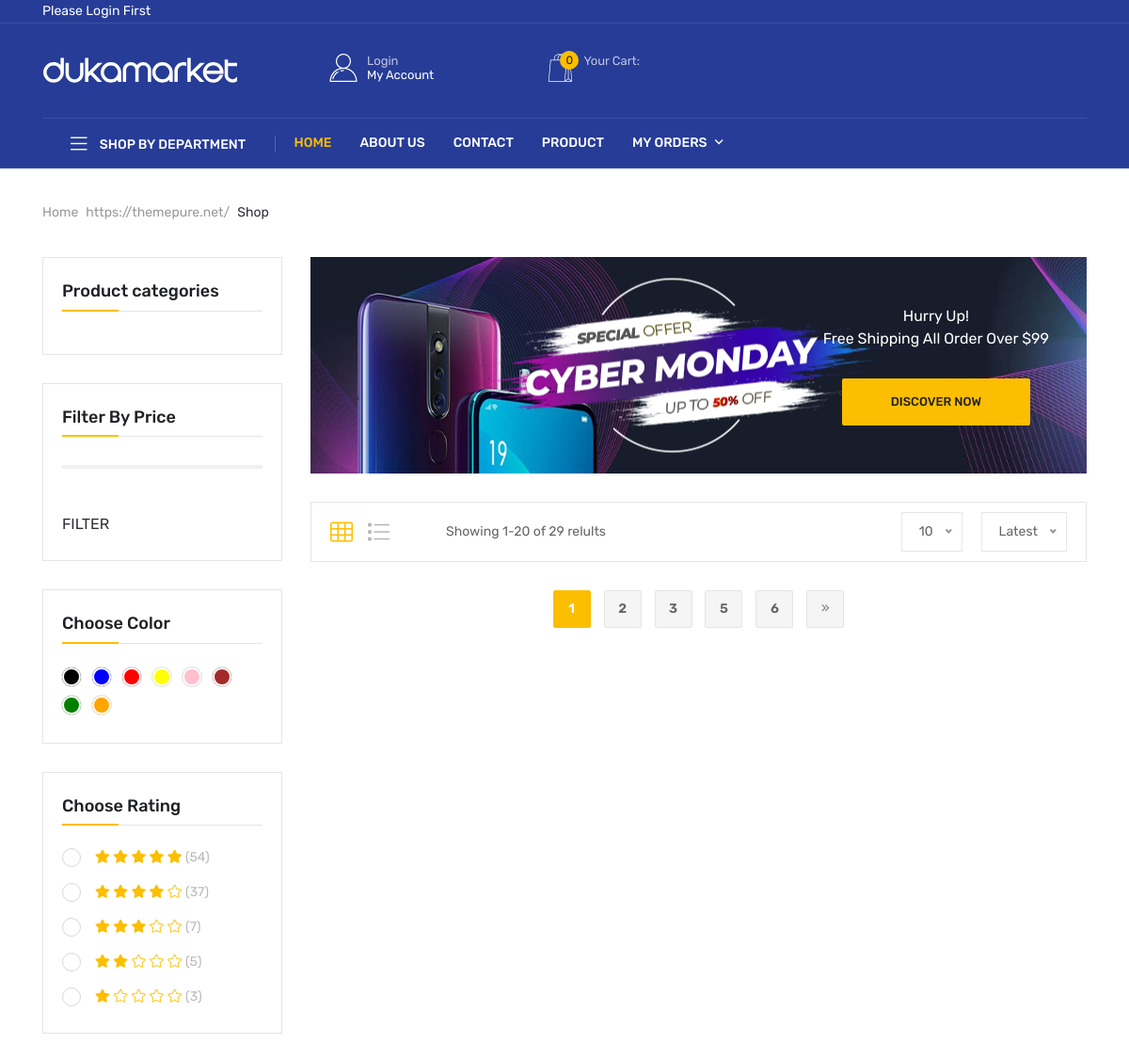
The app's page /product (upper part), older data.
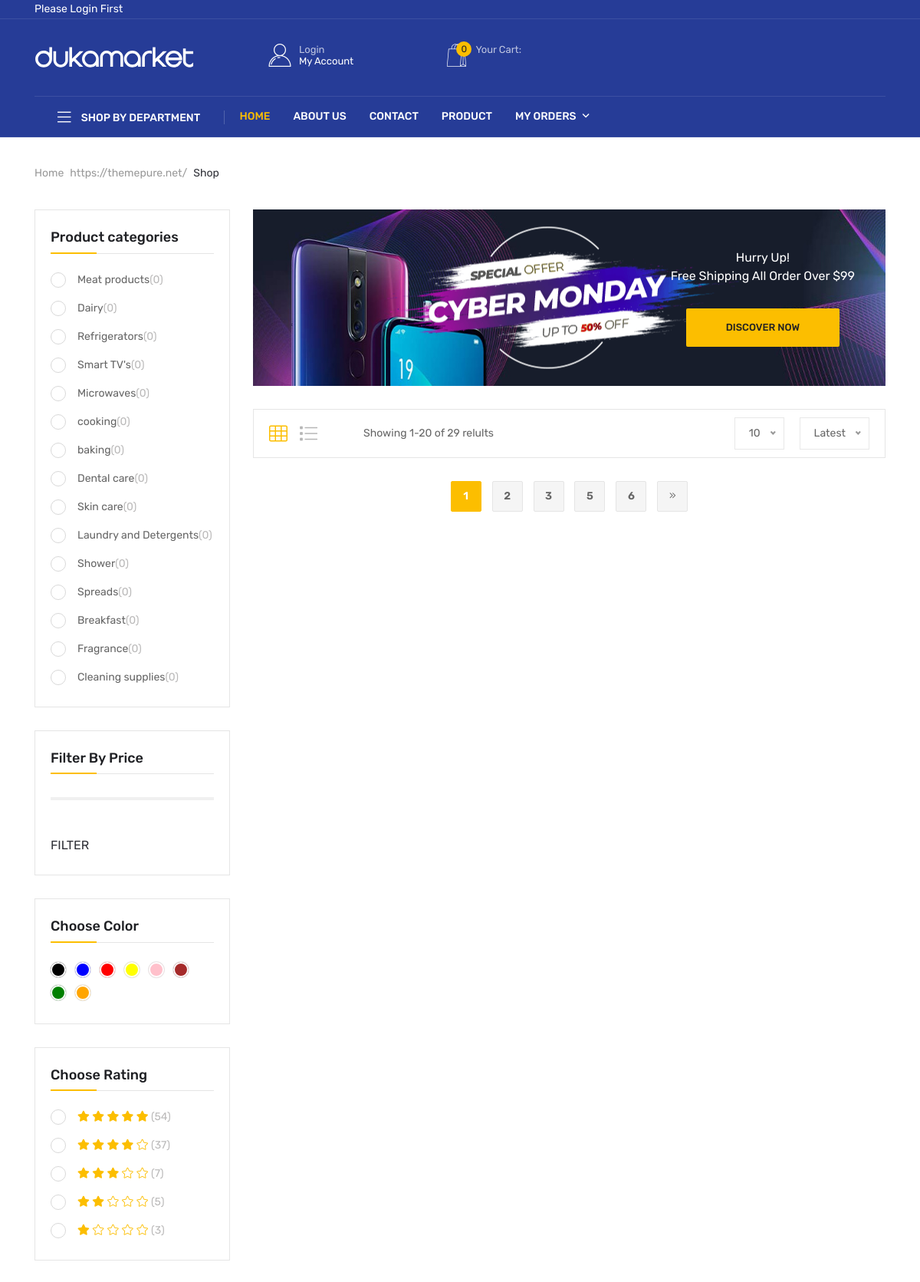
The same page, newer data.
### system/models.py (models this page shows, shortened)
class Category(models.Model):
    main_category = models.ForeignKey(Main_Category,on_delete=models.CASCADE)
    name = models.CharField(max_length=100)

### ecomm/views.py (the view)
# urls.py: path('product',views.PRODUCT,name='product'),
def PRODUCT(request):
    category = Category.objects.all()
    product = Product.objects.all()
    context = {
        'category':category,
        'product':product,
    }
    return render(request,'product/product.html',context)

### templates/product/product.html (shortened to what this page needs)
{% extends 'base.html' %}
{% load static %}
{% block content %}
<main>
    <section class="breadcrumb__area box-plr-75">
        <div class="container">
            <div class="row">
                <div class="col-xxl-12">
                    <div class="breadcrumb__wrapper">
                        <nav aria-label="breadcrumb">
                            <ol class="breadcrumb">
                              <li class="breadcrumb-item"><a href="index.html">Home</a></li>
                              <li class="breadcrumb-item active" aria-current="page">Shop</li>
                            </ol>
                          </nav>
                    </div>
                </div>
            </div>
        </div>
    </section>
    <div class="shop-area mb-20">
        <div class="container">
            <div class="row">
                <div class="col-xl-3 col-lg-4">
                    <div class="product-widget mb-30">
                        <h5 class="pt-title">Product categories</h5>
                        <div class="widget-category-list mt-20">
                            <form action="#">
                                {% for i in category %}
                                <div class="single-widget-category">
                                    <label for="{{i.id}}">{{i.name}}<span>({{i.product_set.all.count}})</span></label>
                                </div>
                                 {% endfor %}
                            </form>
                        </div>
                    </div>
                    <div class="product-widget mb-30">
                        <h5 class="pt-title">Filter By Price</h5>
                        <div class="price__slider mt-30">
                            <div id="slider-range" class="ui-slider ui-corner-all ui-slider-horizontal ui-widget ui-widget-content"></div>
                            <div>
                                <form action="#" class="s-form mt-20">
                                    <input type="text" id="amount" readonly="">
                                    <button type="submit" class="tp-btn-square-lg">Filter</button>
                                </form>
                            </div>
                        </div>
                    </div>
                    <div class="product-widget mb-30">
                        <h5 class="pt-title">Choose Color</h5>
                        <div class="product__color mt-20">
                            <ul>
                               <li>
                                  <a href="#" class="black"></a>
                               </li>
                               <li>
                                  <a href="#" class="blue"></a>
                               </li>
                               <li>
                                  <a href="#" class="red"></a>
                               </li>
                               <li>
                                  <a href="#" class="yellow"></a>
                               </li>
                               <li>
                                  <a href="#" class="pink"></a>
                               </li>
                               <li>
                                  <a href="#" class="brown"></a>
                               </li>
                               <li>
                                  <a href="#" class="green"></a>
                               </li>
                               <li>
                                  <a href="#" class="oragne"></a>
                               </li>
                            </ul>
                      </div>
                    </div>
                    <div class="product-widget mb-30">
                        <h5 class="pt-title">Choose Rating</h5>
                        <div class="widget-category-list mt-20">
                            <form action="#">
                                <div class="single-widget-rating">
                                    <label for="star-item-1">
                                        <i class="fas fa-star"></i>
                                        <i class="fas fa-star"></i>
                                        <i class="fas fa-star"></i>
                                        <i class="fas fa-star"></i>
                                        <i class="fas fa-star"></i>
                                        <span>(54)</span>
                                    </label>
                                </div>
                                <div class="single-widget-rating">
                                    <label for="star-item-2">
                                        <i class="fas fa-star"></i>
                                        <i class="fas fa-star"></i>
                                        <i class="fas fa-star"></i>
                                        <i class="fas fa-star"></i>
                                        <i class="fal fa-star"></i>
                                        <span>(37)</span>
                                    </label>
                                </div>
                                <div class="single-widget-rating">
                                    <label for="star-item-3">
                                        <i class="fas fa-star"></i>
                                        <i class="fas fa-star"></i>
                                        <i class="fas fa-star"></i>
                                        <i class="fal fa-star"></i>
                                        <i class="fal fa-star"></i>
                                        <span>(7)</span>
                                    </label>
                                </div>
                                <div class="single-widget-rating">
                                    <label for="star-item-4">
                                        <i class="fas fa-star"></i>
                                        <i class="fas fa-star"></i>
                                        <i class="fal fa-star"></i>
                                        <i class="fal fa-star"></i>
                                        <i class="fal fa-star"></i>
                                        <span>(5)</span>
                                    </label>
                                </div>
                                <div class="single-widget-rating">
                                    <label for="star-item-5">
                                        <i class="fas fa-star"></i>
                                        <i class="fal fa-star"></i>
                                        <i class="fal fa-star"></i>
                                        <i class="fal fa-star"></i>
                                        <i class="fal fa-star"></i>
                                        <span>(3)</span>
                                    </label>
                                </div>
                            </form>
                        </div>
                    </div>
                </div>
                <div class="col-xl-9 col-lg-8">
                    <div class="shop-banner mb-30">
                        <div class="banner-image">
                            <img class="banner-sm" src="{% static 'assets/img/banner/sl-banner-sm.png' %}" alt="">
                            <div class="banner-content text-center">
                                <p class="banner-text mb-30">Hurry Up! <br> Free Shipping All Order Over $99</p>
                                <a href="shop.html" class="st-btn-d b-radius">Discover now</a>
                            </div>
                        </div>
                    </div>
                    <div class="product-lists-top">
                        <div class="product__filter-wrap">
                            <div class="row align-items-center">
                                <div class="col-xxl-6 col-xl-6 col-lg-6 col-md-6">
                                    <div class="product__filter d-sm-flex align-items-center">
                                        <div class="product__col">
                                            <ul class="nav nav-tabs" id="myTab" role="tablist">
                                                <li class="nav-item" role="presentation">
                                                  <button class="nav-link active" id="FourCol-tab" data-bs-toggle="tab" data-bs-target="#FourCol" type="button" role="tab" aria-controls="FourCol" aria-selected="true">
                                                    <i class="fal fa-th"></i>
                                                  </button>
                                                </li>
                                                <li class="nav-item" role="presentation">
                                                  <button class="nav-link" id="FiveCol-tab" data-bs-toggle="tab" data-bs-target="#FiveCol" type="button" role="tab" aria-controls="FiveCol" aria-selected="false">
                                                    <i class="fal fa-list"></i>
                                                  </button>
                                                </li>
                                              </ul>
                                        </div>
                                        <div class="product__result pl-60">
                                            <p>Showing 1-20 of 29 relults</p>
                                        </div>
                                    </div>
                                </div>
                                <div class="col-xxl-6 col-xl-6 col-lg-6 col-md-6">
                                    <div class="product__filter-right d-flex align-items-center justify-content-md-end">
                                        <div class="product__sorting product__show-no">
                                        </div>
                                        <div class="product__sorting product__show-position ml-20">
                                        </div>
                                    </div>
                                </div>
                            </div>
                    </div>
                    </div>
                    <div class="tp-pagination text-center">
                        <div class="row">
                            <div class="col-xl-12">
                                <div class="basic-pagination pt-30 pb-30">
                                    <nav>
                                       <ul>
                                          <li>
                                             <a href="shop.html" class="active">1</a>
                                          </li>
                                          <li>
                                             <a href="shop.html">2</a>
                                          </li>
                                          <li>
                                             <a href="shop.html">3</a>
                                          </li>
                                         <li>
                                            <a href="shop.html">5</a>
                                         </li>
                                         <li>
                                            <a href="shop.html">6</a>
                                         </li>
                                          <li>
                                             <a href="shop.html">
                                                <i class="fal fa-angle-double-right"></i>
                                             </a>
                                          </li>
                                       </ul>
                                     </nav>
                                 </div>
                            </div>
                        </div>
                    </div>
                </div>
            </div>
        </div>
    </div>
</main>
{% endblock %}

Row changes from the older to the newer data that the page shows:
added Category: name "Meat products", product_set.all.count "0"
added Category: name "Dairy", product_set.all.count "0"
added Category: name "Refrigerators", product_set.all.count "0"
added Category: name "Smart TV's", product_set.all.count "0"
added Category: name "Microwaves", product_set.all.count "0"
added Category: name "cooking", product_set.all.count "0"
added Category: name "baking", product_set.all.count "0"
added Category: name "Dental care", product_set.all.count "0"
added Category: name "Skin care", product_set.all.count "0"
added Category: name "Laundry and Detergents", product_set.all.count "0"
added Category: name "Shower", product_set.all.count "0"
added Category: name "Spreads", product_set.all.count "0"
added Category: name "Breakfast", product_set.all.count "0"
added Category: name "Fragrance", product_set.all.count "0"
added Category: name "Cleaning supplies", product_set.all.count "0"
